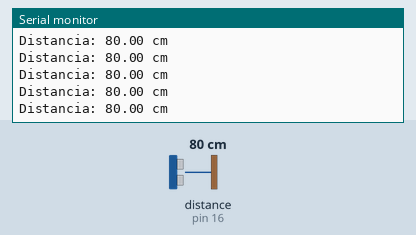
Simulated run of this program. Board: Arduino Uno, built with avr-gcc and run on an emulated ATmega328P. Shown: the last lines printed to the serial monitor. The test bench sets the inputs (shaded band); at power-on: distance to the obstacle (sensor on pin 16) 80 cm. The echo pulse lasts 58.3 µs per cm.

Above: at 1.2 s.
1.3 s: distance to the obstacle (sensor on pin 16) set to 2 cm
At 2.3 s:
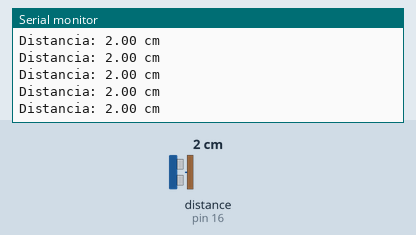
4.3 s: distance to the obstacle (sensor on pin 16) set to 18 cm
At 5.3 s:
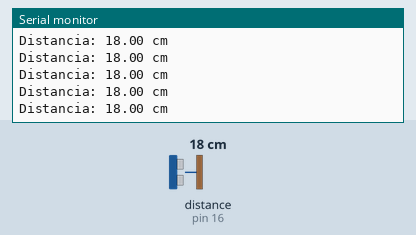
7.3 s: distance to the obstacle (sensor on pin 16) set to 120 cm
At 8.4 s:
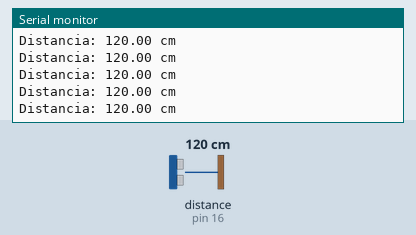
13.3 s: distance to the obstacle (sensor on pin 16) set to 4 cm
At 14.4 s:
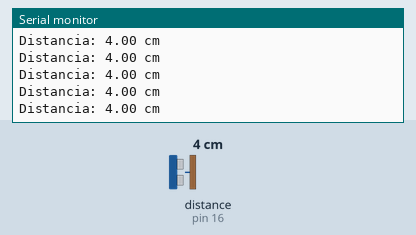
16.3 s: distance to the obstacle (sensor on pin 16) set to 35 cm
At 17.4 s:
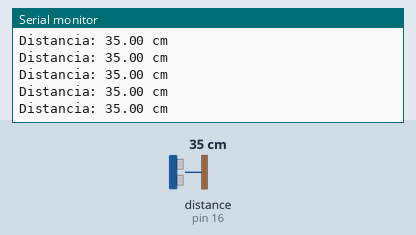
25.3 s: distance to the obstacle (sensor on pin 16) set to 9 cm
At 26.0 s:
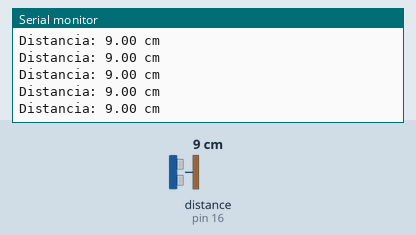
Timing chart, 0 to 28.3 s (numbered marks = the images above; inputs shaded):
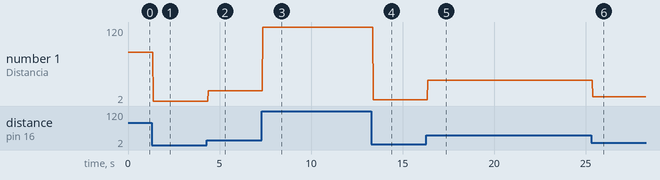

Measured:
- after the input at 1.3 s, the serial monitor: prints a new line after 0.08 s (image 1)
- after the input at 4.3 s, the serial monitor: prints a new line after 0.08 s (image 2)
- after the input at 7.3 s, the serial monitor: prints a new line after 0.07 s (image 3)
- after the input at 13.3 s, the serial monitor: prints a new line after 0.09 s (image 4)
- after the input at 16.3 s, the serial monitor: prints a new line after 0.08 s (image 5)
- after the input at 25.3 s, the serial monitor: prints a new line after 0.08 s (image 6)
- plotted number 1: 80 → 2 after the input at 1.3 s, 2 → 18 after the input at 4.3 s, 18 → 120 after the input at 7.3 s, 120 → 4 after the input at 13.3 s, 4 → 35 after the input at 16.3 s

The program:

main.cpp
```cpp
#include <Arduino.h>
#include <Ultrasonic.h>

// TODO Programar sensores
// TODO Programar como calcular los datos para la fisica

int trigPin1 = 5;
int echoPin1 = 16;
Ultrasonic ultrasonic1(trigPin1, echoPin1);

long tiempoInicial = micros();
long tiempoFinal = micros();

void setup()
{
  Serial.begin(9600);
}

void loop()
{

  float distancia = ultrasonic1.read();

  if (distancia <= 20)
  {
    long tiempoActual = micros();
    delay(1);
  }

  // Imprimimos la distancia medida en centímetros
  Serial.print("Distancia: ");
  Serial.print(distancia);
  Serial.println(" cm");

  // Esperamos un breve período de tiempo antes de realizar la próxima medición
  delay(1);
}

// Función para calcular la posición o desplazamiento
double calcularPosicion(double velocidadInicial, double aceleracion, double tiempo)
{
  return velocidadInicial * tiempo + 0.5 * aceleracion * (tiempo * tiempo);
}

// Función para calcular la distancia recorrida
double calcularDistanciaRecorrida(double velocidadInicial, double velocidadFinal, double tiempo)
{
  return (velocidadInicial + velocidadFinal) / 2 * tiempo;
}

// Función para calcular la velocidad final
double calcularVelocidadFinal(double velocidadInicial, double aceleracion, double tiempo)
{
  return velocidadInicial + aceleracion * tiempo;
}

// Función para calcular la velocidad final al cuadrado
double calcularVelocidadFinalAlCuadrado(double velocidadInicial, double aceleracion, double posicion)
{
  return velocidadInicial * velocidadInicial + 2 * aceleracion * posicion;
}
```
